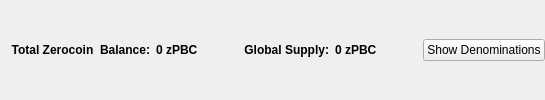
                       <widget class="QFrame" name="balanceSupplyFrame">
                        <layout class="QHBoxLayout" name="horizontalLayout_2" stretch="0,0,0,1,0">
                         <property name="rightMargin">
                          <number>0</number>
                         </property>
                         <item>
                          <layout class="QHBoxLayout" name="horizontalLayout_34">
                           <item>
                            <widget class="QLabel" name="labelzAvailableText_3">
                             <property name="font">
                              <font>
                               <weight>75</weight>
                               <bold>true</bold>
                              </font>
                             </property>
                             <property name="toolTip">
                              <string>Total Balance including unconfirmed and immature zPBC</string>
                             </property>
                             <property name="text">
                              <string>Total Zerocoin  Balance:</string>
                             </property>
                             <property name="alignment">
                              <set>Qt::AlignRight|Qt::AlignTrailing|Qt::AlignVCenter</set>
                             </property>
                            </widget>
                           </item>
                           <item>
                            <widget class="QLabel" name="labelzAvailableAmount_4">
                             <property name="minimumSize">
                              <size>
                               <width>40</width>
                               <height>0</height>
                              </size>
                             </property>
                             <property name="font">
                              <font>
                               <weight>75</weight>
                               <bold>true</bold>
                              </font>
                             </property>
                             <property name="toolTip">
                              <string>Total Balance including unconfirmed and immature zPBC</string>
                             </property>
                             <property name="text">
                              <string>0 zPBC</string>
                             </property>
                             <property name="alignment">
                              <set>Qt::AlignLeading|Qt::AlignLeft|Qt::AlignVCenter</set>
                             </property>
                            </widget>
                           </item>
                          </layout>
                         </item>
                         <item>
                          <spacer name="horizontalSpacer_32">
                           <property name="orientation">
                            <enum>Qt::Horizontal</enum>
                           </property>
                           <property name="sizeHint" stdset="0">
                            <size>
                             <width>40</width>
                             <height>20</height>
                            </size>
                           </property>
                          </spacer>
                         </item>
                         <item>
                          <layout class="QHBoxLayout" name="horizontalLayout_35">
                           <item>
                            <widget class="QLabel" name="labelZsupplyText_2">
                             <property name="font">
                              <font>
                               <weight>75</weight>
                               <bold>true</bold>
                              </font>
                             </property>
                             <property name="text">
                              <string>Global Supply:</string>
                             </property>
                             <property name="alignment">
                              <set>Qt::AlignRight|Qt::AlignTrailing|Qt::AlignVCenter</set>
                             </property>
                            </widget>
                           </item>
                           <item>
                            <widget class="QLabel" name="labelZsupplyAmount_2">
                             <property name="font">
                              <font>
                               <weight>75</weight>
                               <bold>true</bold>
                              </font>
                             </property>
                             <property name="text">
                              <string>0 zPBC</string>
                             </property>
                            </widget>
                           </item>
                          </layout>
                         </item>
                         <item>
                          <spacer name="horizontalSpacer_31">
                           <property name="orientation">
                            <enum>Qt::Horizontal</enum>
                           </property>
                           <property name="sizeHint" stdset="0">
                            <size>
                             <width>40</width>
                             <height>20</height>
                            </size>
                           </property>
                          </spacer>
                         </item>
                         <item>
                          <widget class="QPushButton" name="pushButtonShowDenoms">
                           <property name="toolTip">
                            <string>Show zPBC denominations list</string>
                           </property>
                           <property name="text">
                            <string>Show Denominations</string>
                           </property>
                          </widget>
                         </item>
                        </layout>
                       </widget>
